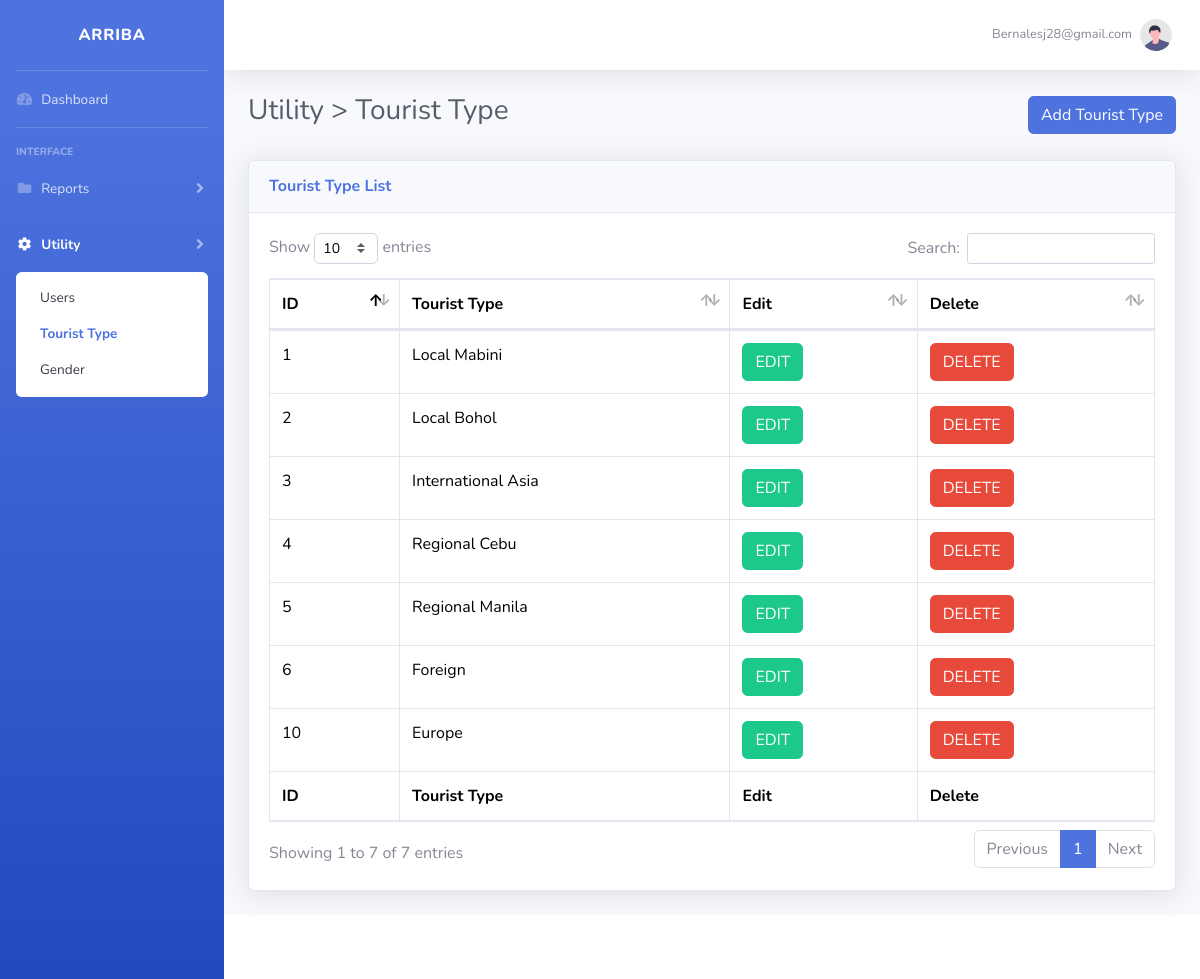
Page /admin/tourist_type.php (signed in) on the committed database.
### tables this page shows
CREATE TABLE `tourist_type` (
  `TouristTypeID` int(100) NOT NULL,
  `Class` varchar(200) NOT NULL
);

### admin/tourist_type.php (the view, shortened to what this page needs)
<?php
    include('../security.php');
    include('includes/header.php');
    include('includes/navbar_tt.php');
 ?>
        <div id="content-wrapper" class="d-flex flex-column">
            <div id="content">
                <?php include('includes/topbar.php'); ?>
                <div class="container-fluid">
                    <div class="d-sm-flex align-items-center justify-content-between mb-4">
                        <h1 class="h3 mb-2 text-gray-800">Utility > Tourist Type</h1>
                        <button type="button" class="btn btn-primary" data-toggle="modal" data-target="#addtouristtype">
                            Add Tourist Type
                        </button>
                    </div>
                    <div class="card shadow mb-4">
                        <div class="card-header py-3">
                            <h6 class="m-0 font-weight-bold text-primary">Tourist Type List</h6>
                        </div>
                        <div class="card-body">
                            <div class="table-responsive">
                                <style>
                                    .table {
                                    color: black !important;
                                    }
                                </style>
                                <?php
                                    $query = "SELECT * FROM tourist_type";
                                    $query_run = mysqli_query($connection, $query);
                                ?>
                                <table class="table table-bordered" id="dataTable" width="100%" cellspacing="0">
                                    <thead>
                                        <tr>
                                            <th>ID</th>
                                            <th>Tourist Type</th>
                                            <th>Edit</th>
                                            <th>Delete</th>
                                        </tr>
                                    </thead>
                                    <tfoot>
                                        <tr>
                                            <th>ID</th>
                                            <th>Tourist Type</th>
                                            <th>Edit</th>
                                            <th>Delete</th>
                                        </tr>
                                    </tfoot>
                                    <tbody>
                                        <?php
                                            if(mysqli_num_rows($query_run) > 0) {
                                                while($row = mysqli_fetch_assoc($query_run)) {
                                        ?>
                                            <tr>
                                                <td><?php echo $row['TouristTypeID']; ?></td>
                                                <td><?php echo $row['Class']; ?></td>
                                                <td>
                                                    <form action="edit_tourist_type.php" method="post">
                                                        <button type="submit" name="edit_btn" class="btn btn-success">EDIT</button>
                                                    </form>
                                                </td>
                                                <td>
                                                    <button class="btn btn-danger" data-toggle="modal" data-target="#deleteTouristTypeModal"
                                                    data-id="<?php echo $row['TouristTypeID']; ?>">DELETE</button>
                                                </td>
                                            </tr>
                                        <?php
                                                }
                                            } else {
                                                echo "No Record Found";
                                            }
                                        ?>
                                    </tbody>
                                </table>
                            </div>
                        </div>
                    </div>
                </div>
            </div>
            <?php
        include('includes/footer.php');
    ?>

### admin/tourist_type.php (style rules this page uses)
.table { color: black !important; }

### rows in the picture
tourist_type: TouristTypeID "1", Class "Local Mabini"
tourist_type: TouristTypeID "2", Class "Local Bohol"
tourist_type: TouristTypeID "3", Class "International Asia"
tourist_type: TouristTypeID "4", Class "Regional Cebu"
tourist_type: TouristTypeID "5", Class "Regional Manila"
tourist_type: TouristTypeID "6", Class "Foreign"
tourist_type: TouristTypeID "10", Class "Europe"

### other values in the picture
$_SESSION['Username'] "Bernalesj28@gmail.com"
